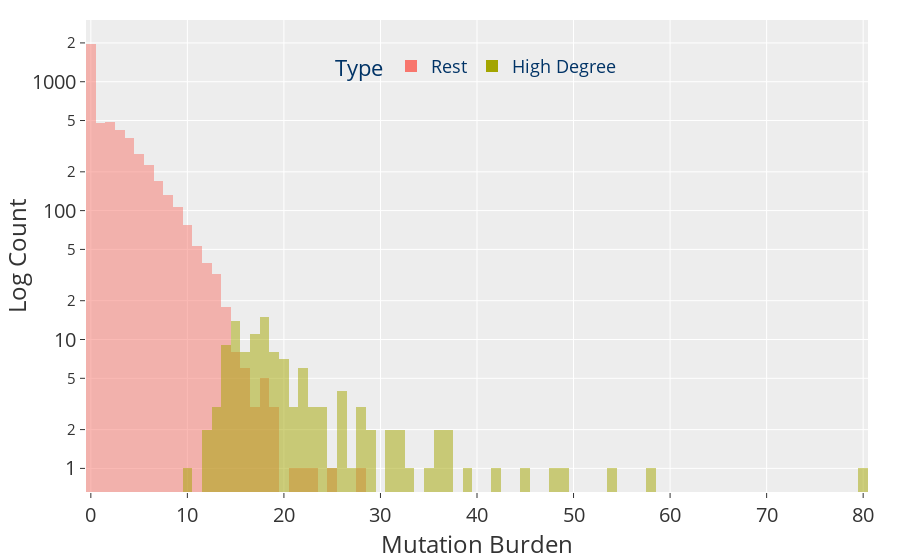

The notebook cell this image was saved under:
### Markdown cell above
### Mutation

Are those genes the highest mutated?

### Code cell
dmy_df = sel_gt.nodes_df.copy(deep=True)
dmy_df["Type"] = "Rest"
dmy_df.loc[sel_com_genes.index, "Type"] = "High Degree"

fig = px.histogram(dmy_df, x="count", color="Type", log_y=True, barmode="overlay")
fig = fig.update_layout(
    title="",
    legend=dict(
        title="Type",
        orientation="h",
        yanchor="middle",
        xanchor="center",
        y=0.90,
        x=0.5,
        bgcolor="rgba(0,0,0,0)",
        font=dict(size=18, color="#003366"),
    ),
    yaxis=dict(tickfont=dict(size=20), title="Log Count"),
    xaxis=dict(tickfont=dict(size=20), title="Mutation Burden"),
    font=dict(size=20),
)
save_fig(name="smallCom_MutHist", fig=fig, base_path=figures_path, width=1600, height=500, margin=0.02)
fig

### Figure 1 — Plotly figure (JSON) as saved in the notebook; plotly's stock layout.template omitted (floating-point values rounded to 4 significant figures; data arrays with more than 128 entries replaced by an {"elided": "..."} marker saying what was removed)
{"data": [{"alignmentgroup": "True", "bingroup": "x", "hovertemplate": "Type=Rest<br>count=%{y}<extra></extra>", "legendgroup": "Rest", "marker": {"color": "#F8766D", "opacity": 0.5, "pattern": {"shape": ""}}, "name": "Rest", "offsetgroup": "Rest", "orientation": "v", "showlegend": true, "type": "histogram", "x": {"elided": "4878 int values"}, "xaxis": "x", "yaxis": "y"}, {"alignmentgroup": "True", "bingroup": "x", "hovertemplate": "Type=High Degree<br>count=%{y}<extra></extra>", "legendgroup": "High Degree", "marker": {"color": "#A3A500", "opacity": 0.5, "pattern": {"shape": ""}}, "name": "High Degree", "offsetgroup": "High Degree", "orientation": "v", "showlegend": true, "type": "histogram", "x": [16, 49, 23, 20, 19, 21, 21, 20, 58, 48, 22, 26, 80, 21, 18, 20, 29, 39, 22, 35, 54, 18, 18, 20, 45, 18, 32, 16, 36, 28, 14, 24, 17, 18, 29, 17, 16, 16, 23, 19, 18, 15, 22, 17, 16, 28, 22, 17, 33, 26, 13, 15, 17, 25, 36, 14, 37, 37, 32, 18, 19, 23, 19, 42, 17, 18, 22, 18, 28, 27, 17, 17, 18, 31, 31, 14, 17, 15, 26, 24, 26, 18, 17, 16, 18, 18, 19, 18, 17, 20, 15, 20, 20, 24, 14, 19, 19, 22, 15, 16, 14, 16, 12, 13, 15, 15, 13, 15, 14, 14, 14, 19, 15, 15, 18, 14, 15, 15, 12, 15, 10, 15], "xaxis": "x", "yaxis": "y"}], "layout": {"barmode": "overlay", "font": {"size": 20}, "legend": {"bgcolor": "rgba(0,0,0,0)", "font": {"color": "#003366", "size": 18}, "orientation": "h", "title": {"text": "Type"}, "tracegroupgap": 0, "x": 0.5, "xanchor": "center", "y": 0.9, "yanchor": "middle"}, "margin": {"b": 0, "l": 32, "r": 32, "t": 20}, "title": {"text": ""}, "xaxis": {"anchor": "y", "domain": [0, 1], "tickfont": {"size": 20}, "title": {"text": "Mutation Burden"}}, "yaxis": {"anchor": "x", "domain": [0, 1], "tickfont": {"size": 20}, "title": {"text": "Log Count"}, "type": "log"}}}
